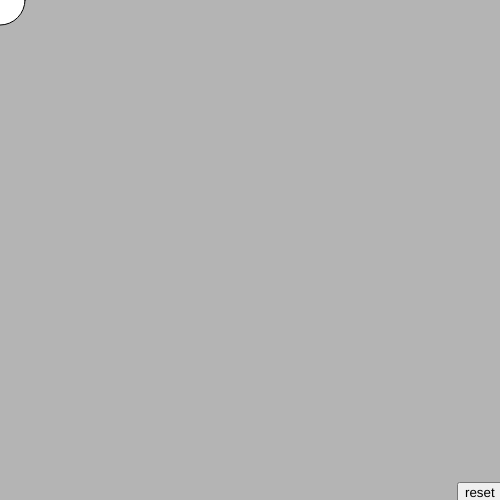
Frame 1 (no input)
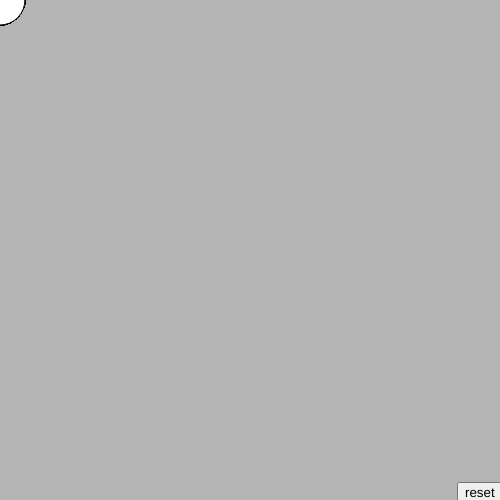
Frame 60 (no input)
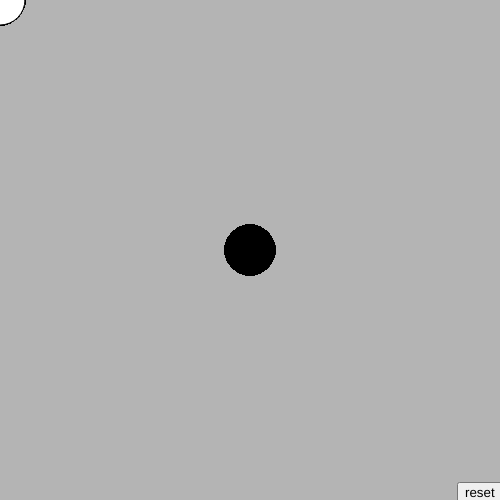
Frame 120 (the mouse pressed at the canvas centre since frame 60)

The p5.js sketch that drew these frames (run headless with seeded random() and noise() and a simulated clock; from frame 60 on, the mouse is pressed at the canvas centre):

// p5.js sketch
// ── sketch.js
//circle following mouse

function setup() {
  createCanvas(500, 500);
  background(180);
  //setup reset button
  r = createButton('reset');
  r.position(width-43,height-18)
  r.mousePressed(reset);
}

function draw() {
  //check for mouse pressed
  if (mouseIsPressed){fill(0)}else{fill(255)}
  ellipse(mouseX,mouseY,50);
}

//reset function
function reset() {
  background(180);
}
